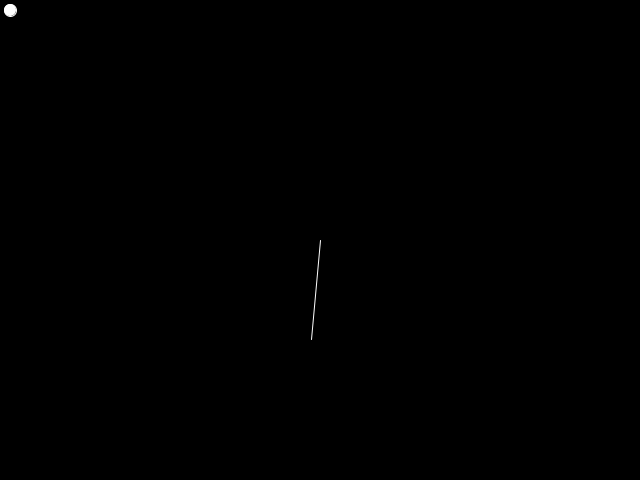
Frame 1 (no input)
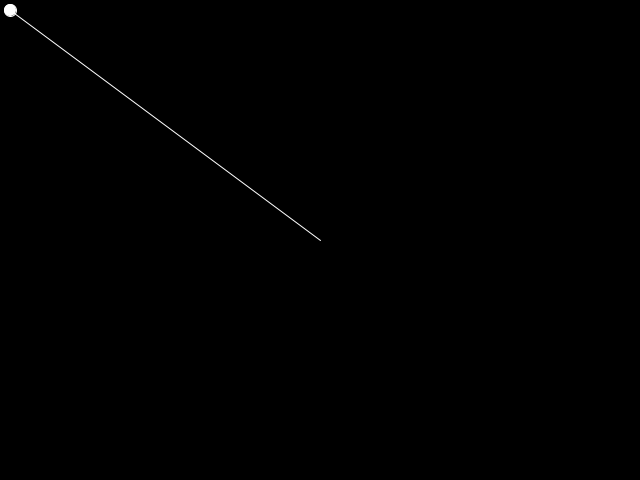
Frame 60 (the mouse pressed at the canvas centre just before this capture)
Frame 120 (the mouse held since frame 60 and released just before this capture): identical to frame 60, image omitted

The Processing sketch that drew these frames (run headless with seeded random() and noise(); from frame 60 on, the mouse is pressed at the canvas centre):

// Processing sketch: sketch_14_rotation_direction_corrected
// ── sketch_14_rotation_direction_corrected.pde
PVector lookTarget, spritePosition, spriteViews;

void setup() {
  size(640, 480);
  lookTarget = new PVector(10, 10, 0);
  spritePosition = new PVector(320, 240, 0); 
  spriteViews = new PVector(0, 100, 0); 
}

void draw() {
  background(0);
  stroke(255);
  PVector lookTo = PVector.sub(lookTarget, spritePosition);
  if (PVector.angleBetween(lookTo, spriteViews) > radians(5)) {
    if (lookTo.cross(spriteViews).z > 0)
       spriteViews.rotate(radians(-5));
     else
       spriteViews.rotate(radians(5));
  } else {
    spriteViews = lookTo;
  }
  ellipse(lookTarget.x, lookTarget.y, 12, 12);
  line(spritePosition.x, spritePosition.y, spritePosition.x+spriteViews.x, spritePosition.y+spriteViews.y);
}


void mouseReleased() {
  lookTarget.x = mouseX;
  lookTarget.y = mouseY;
}
